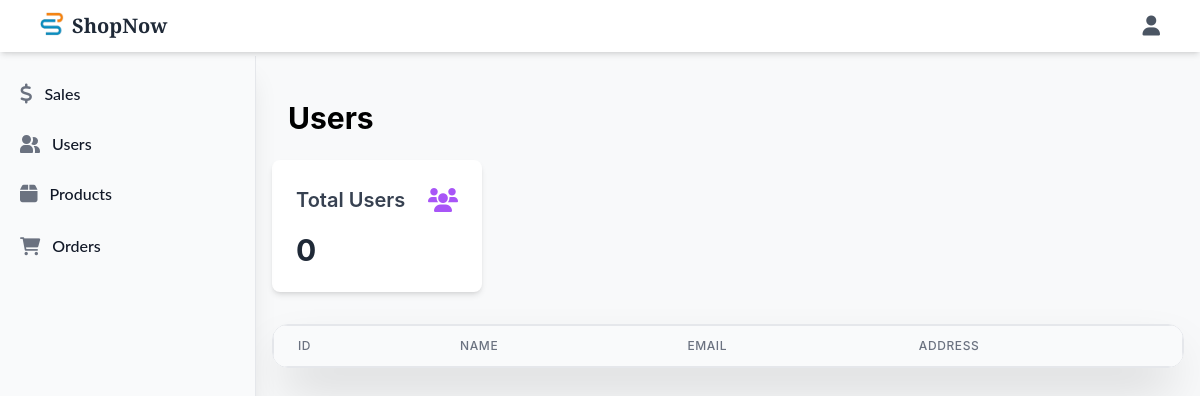
Before: /seller/users (signed in) with the older database file.
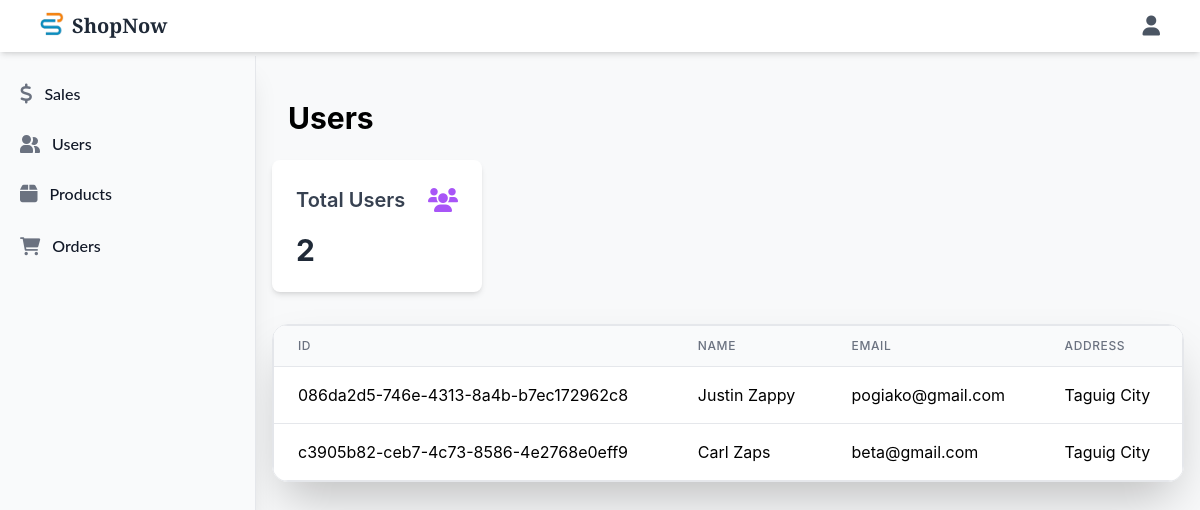
After: the same page with the newer database file.
### main/models.py (models this page shows)
class User_info(models.Model):
    user_id = models.UUIDField(default=uuid.uuid4, editable=False, primary_key=True, unique=True)
    user_auth_credentials = models.ForeignKey(User, on_delete=models.CASCADE)
    user_firstName = models.CharField(max_length=50)
    user_lastName = models.CharField(max_length=50)
    user_address = models.CharField(max_length=250)
    user_profilePicture = models.ImageField(upload_to='./main/static/img/project_img', default=None, null=True, blank=True )
    user_is_admin = models.BooleanField(default=False)

### main/views.py (the view)
# urls.py: path('seller/users', views.users, name='users'),
def users(request):
    if request.session.get('is_admin'):
        users = models.User_info.objects.all()
        total_users = users.count()
        return render(request, 'main/admin/users.html', {'total_users' : total_users, 'users' : users})
    return redirect('store')

### main/templates/main/admin/users.html
{% extends 'main/admin/dashboard.html' %}
{% block dashboard %}
<div class="grid grid-cols-1 md:grid-cols-2 lg:grid-cols-4 gap-6 mb-8">
    <div>
        <div class="container mx-auto px-4 pt-8">
            <h1 class="text-3xl flex-1 font-bold mb-6">Users</h1>
        </div>
        <div class="bg-white rounded-lg shadow-md p-6">
            <div class="flex items-center justify-between mb-4">
                <h2 class="text-xl font-semibold text-gray-700">Total Users</h2>
                <i class="fas fa-users text-2xl text-purple-500"></i>
            </div>
            <p class="text-3xl font-bold text-gray-800">{{ total_users }}</p>
        </div>
    </div>
</div>
<div class="">
    <div class="rounded-2xl border shadow-2xl overflow-x-auto">
        <table class="min-w-full bg-white w-full border">
            <thead>
                <tr class="bg-gray-50 border-b">
                    <th class="py-3 px-6 text-left text-xs font-medium text-gray-500 uppercase tracking-wider">ID</th>
                    <th class="py-3 px-6 text-left text-xs font-medium text-gray-500 uppercase tracking-wider">Name</th>
                    <th class="py-3 px-6 text-left text-xs font-medium text-gray-500 uppercase tracking-wider">Email</th>
                    <th class="py-3 px-6 text-left text-xs font-medium text-gray-500 uppercase tracking-wider">Address</th>
                </tr>
            </thead>
            <tbody class="divide-y divide-gray-200">
                {% for user in users %}
                    <tr class="hover:bg-gray-50 transition-colors duration-200">
                        <td class="py-4 px-6 whitespace-nowrap">{{user.user_id}}</td>
                        <td class="py-4 px-6 whitespace-nowrap">{{ user.user_firstName }} {{ user.user_lastName }}</td>
                        <td class="py-4 px-6 whitespace-nowrap">{{ user.user_auth_credentials.username }}</td>
                        <td class="py-4 px-6 whitespace-nowrap">{{ user.user_address }}</td>
                    </tr>
                {%  endfor %}
            </tbody>
        </table>
    </div>
</div>
{% endblock %}

Changed rows visible on the page:
added User_info: user_id "086da2d5-746e-4313-8a4b-b7ec172962c8", user_firstName "Justin", user_lastName "Zappy", user_auth_credentials.username "pogiako@gmail.com", user_address "Taguig City"
added User_info: user_id "c3905b82-ceb7-4c73-8586-4e2768e0eff9", user_firstName "Carl", user_lastName "Zaps", user_auth_credentials.username "beta@gmail.com", user_address "Taguig City"
Other visible differences:
{{ total_users }}: "0" → "2"
